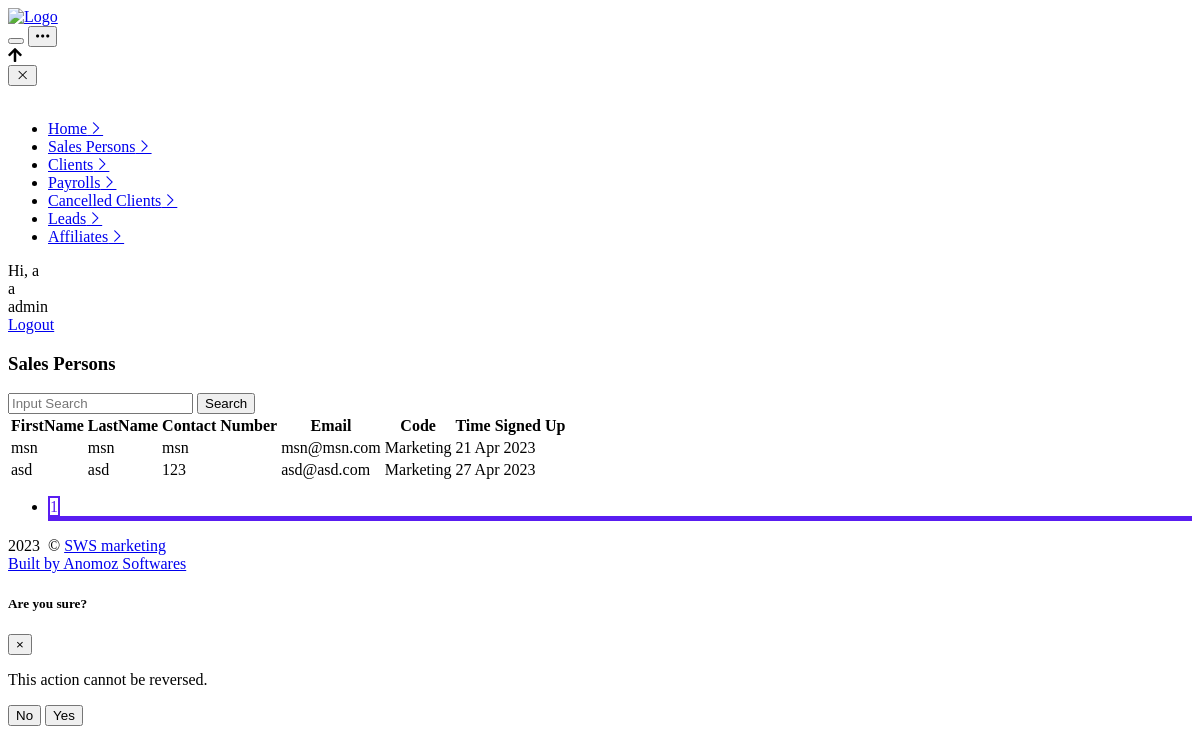
/crm/clients.php (signed in), run on the app's committed database.
### tables this page shows
CREATE TABLE `tushantMarketing_admins` (
  `id` varchar(256) NOT NULL,
  `name` varchar(256) DEFAULT '',
  `email` varchar(256) DEFAULT '',
  `password` varchar(256) DEFAULT '',
  `timeAdded` varchar(256) DEFAULT ''
);

CREATE TABLE `tushantMarketing_clients` (
  `id` varchar(256) NOT NULL,
  `name` varchar(256) DEFAULT '',
  `firstName` varchar(256) DEFAULT '',
  `lastName` varchar(256) DEFAULT '',
  `postalAddress` varchar(256) DEFAULT '',
  `code` varchar(256) DEFAULT '',
  `timeAdded` varchar(256) DEFAULT '',
  `autoIncrement` int(11) NOT NULL,
  `email` varchar(256) DEFAULT '',
  `contactNo` varchar(256) DEFAULT '',
  `paymentStatus` varchar(256) DEFAULT 'Pending',
  `subscriptionId` varchar(256) DEFAULT 'None',
  `timeCancelled` varchar(256) DEFAULT 'None'
);

### crm/global.php (called while the page is built, shortened)
<?php
include_once("database.php");
$g_body_class = "";
if (isset($_SESSION['email']) && isset($_SESSION['password'])){
    $session_password = $_SESSION['password'];
    $session_email =  $_SESSION['email'];
    $query = "SELECT *  FROM tushantMarketing_admins WHERE email='$session_email' AND password='$session_password'";
    $result = $con->query($query);
    if ($result->num_rows > 0){
        while($row = $result->fetch_assoc()){
            $logged=1;
            $session_name = $row['name'];
        }
    }
    else
        $logged=0;
}
else
    $logged=0;
function runQuery($query){
    global $con;
    $result=$con->query($query);
}
function getAll($con,$sql){
    runQuery($sql);
    $result = $con->query($sql);
    $list = array();
    while ($row = mysqli_fetch_assoc($result)){
        $list[] = $row;
    }
    return $list;
}
function getRow($con,$sql){
	runQuery($sql);
	if ($result = $con->query($sql)) {
        $row = mysqli_fetch_assoc($result);
        return $row;
    } else {
        return false;
    }
}
?>

### crm/clients.php (the view, shortened to what this page needs)
<?require("./global.php");
$paymentStatus="Paid";
$page = !empty($_GET['page']) ? (int) $_GET['page'] : 1;
$lastEntryNo=!empty($_GET['lastEntryNo']) ? (int) $_GET['lastEntryNo'] : 0;
$searchEnabled=0;
if(!$searchEnabled)
    $totalPages=getRow($con,"select count(id) as totalPages,max(autoIncrement) as maxAutoInc from tushantMarketing_clients where paymentStatus='$paymentStatus'");
$totalPages=ceil($totalPages['totalPages']/10);
if((!isset($_GET['page'])) || (isset($_GET['lastEntryNo']))){
    $query="select * from tushantMarketing_clients where autoIncrement > $lastEntryNo and paymentStatus='$paymentStatus' order by autoIncrement asc limit 10";
}
$displayLeads=getAll($con,$query);
$lastEntryNo=max(array_column($displayLeads, 'autoIncrement'));
$firstEntryNo=min(array_column($displayLeads, 'autoIncrement'));
?>
<!DOCTYPE html>
<html lang="en">
    <head>
        <?require("./includes/views/head.php") ?>
    </head>
<body class="<? echo $g_body_class ?>">
	<? require("./includes/views/header.php") ?>
	<div class="kt-grid kt-grid--hor kt-grid--root">
		<div class="kt-grid__item kt-grid__item--fluid kt-grid kt-grid--ver kt-page">
			<div class="kt-grid__item kt-grid__item--fluid kt-grid kt-grid--hor kt-wrapper" id="kt_wrapper">
				<? require("./includes/views/topmenu.php") ?>
				<div class="kt-body kt-grid__item kt-grid__item--fluid kt-grid kt-grid--hor kt-grid--stretch" id="kt_body">
					<div class="kt-content  kt-grid__item kt-grid__item--fluid kt-grid kt-grid--hor" id="kt_content">
						<div class="kt-container  kt-grid__item kt-grid__item--fluid w-100">
                            <div class="kt-portlet kt-portlet--mobile">
            						<div class="kt-portlet__head kt-portlet__head--lg">
            							<div class="kt-portlet__head-label">
            								<h3 class="kt-portlet__head-title">
            								    Sales Persons
            								</h3>
            							</div>
            							<form method="get" action="" enctype="multipart/form-data" style="margin-top: 10px;">
            							<div class="kt-portlet__head-toolbar">
            								<div class="kt-portlet__head-wrapper">
            									<div class="kt-portlet__head-actions">
        										    <div class="d-flex align-items-center">
            										    <input type="text" name="search" class="form-control" placeholder="Input Search" value="<?echo $search?>">
            										    <input type="submit" class="btn btn-primary" value="Search">
                									</div>
                								</div>
            								</div>
            							</div>
            							</form>
            						</div>
            						<div class="kt-portlet__body">
            							<form action="" method="post">
            							    <table class="table table-striped- table-bordered table-hover table-checkable " >
                                                <thead>
                                                    <tr>
                                                        <th>FirstName</th>
                                                        <th>LastName</th>
                                                        <th>Contact Number</th>
                                                        <th>Email</th>
                                                        <th>Code</th>
                                                        <th>Time Signed Up</th>
                                                    </tr>
                                                </thead>
                                                <tbody>
                                                <?foreach($displayLeads as $row){?>
                                                        <tr>
                                                            <td><?echo $row['firstName']?></td>
                                                            <td><?echo $row['lastName']?></td>
                                                            <td><?echo $row['contactNo']?></td>
                                                            <td><?echo $row['email']?></td>
                                                            <td><?echo $row['code']?></td>
                                                            <td><?echo date("d M Y",$row['timeAdded'])?></td>
                                                        </tr>
                                                    <?}?>
                                                </tbody>
                                            </table>
    									<div class="row">
    										<nav aria-label="Page navigation example mt-3" style="margin: 1px auto;">
    											<ul class="pagination justify-content-center">
    												<? for ($i = ($page - 1); $i < ($page + 2); $i++) {
    													if ($i > 0 && $i <= $totalPages) {
    													?>
    														<li class="page-item <? if ($page == $i) {echo "selected-page-item";} ?>">
															    <a class="page-link
    															    <?
    															    $doNothing=0;
    															    if ($page == $i) {echo "selected-page-link";}
    															    if($page > $i)
    															        $href="?page=$i&firstEntryNo=$firstEntryNo";
    															    else if($page < $i)
    															        $href="?page=$i&lastEntryNo=$lastEntryNo";
    															    else
    															        $doNothing=1;
    															    ?>"
        															<?if(!$doNothing){?>href="<?echo $href?><?if($searchEnabled){echo "&search=$search";}?>"<?}?>>
															        <? echo $i ?>
    															</a>
															</li>
    												<? }}
    												    ?>
												</ul>
    										</nav>
                                        </div>
                                        </form>
            						</div>
            					</div>
        				</div>
                    </div>
                </div>
			</div>
		</div>
		<? require("./includes/views/footer.php") ?>
	</div>
    <? require("./includes/views/footerjs.php") ?>
</body>
</html>

### crm/includes/views/topmenu.php (shortened to what this page needs)
<?$filenameLink = basename($_SERVER['PHP_SELF']);?>
<div id="kt_header" class="kt-header  kt-header--fixed " data-ktheader-minimize="on">
	<div class="kt-container  kt-container--fluid ">
		<button class="kt-header-menu-wrapper-close" id="kt_header_menu_mobile_close_btn"><i class="la la-close"></i></button>
		<div class="kt-header-menu-wrapper kt-grid__item kt-grid__item--fluid" id="kt_header_menu_wrapper">
		    <div id="kt_header_menu" class="kt-header-menu kt-header-menu-mobile ">
			    <div class="col-3 mx-auto my-auto" >
					<div class="" style="width: 200px;">
					</div>
				</div>
				<ul class="kt-menu__nav">
				    <?if($logged==1){?>
					    <li class="kt-menu__item <?if($filenameLink=='home.php'){echo 'kt-menu__item--here';}?>" data-ktmenu-submenu-toggle="click" aria-haspopup="true">
                            <a href="home.php" class="kt-menu__link"><span class="kt-menu__link-text">Home</span><i class="kt-menu__ver-arrow la la-angle-right"></i></a>
                        </li>
                        <li class="kt-menu__item <?if($filenameLink=='salesPersons.php'){echo 'kt-menu__item--here';}?>" data-ktmenu-submenu-toggle="click" aria-haspopup="true">
                            <a href="salesPersons.php" class="kt-menu__link"><span class="kt-menu__link-text" style="white-space: pre;">Sales Persons</span><i class="kt-menu__ver-arrow la la-angle-right"></i></a>
                        </li>
                        <li class="kt-menu__item <?if($filenameLink=='clients.php'){echo 'kt-menu__item--here';}?>" data-ktmenu-submenu-toggle="click" aria-haspopup="true">
                            <a href="clients.php" class="kt-menu__link"><span class="kt-menu__link-text">Clients</span><i class="kt-menu__ver-arrow la la-angle-right"></i></a>
                        </li>
                        <li class="kt-menu__item <?if($filenameLink=='payrolls.php'){echo 'kt-menu__item--here';}?>" data-ktmenu-submenu-toggle="click" aria-haspopup="true">
                            <a href="payrolls.php" class="kt-menu__link"><span class="kt-menu__link-text">Payrolls</span><i class="kt-menu__ver-arrow la la-angle-right"></i></a>
                        </li>
                        <li class="kt-menu__item <?if($filenameLink=='cancelledClients.php'){echo 'kt-menu__item--here';}?>" data-ktmenu-submenu-toggle="click" aria-haspopup="true">
                            <a href="cancelledClients.php" class="kt-menu__link"><span class="kt-menu__link-text" style="white-space: pre;">Cancelled Clients</span><i class="kt-menu__ver-arrow la la-angle-right"></i></a>
                        </li>
                        <li class="kt-menu__item <?if($filenameLink=='leads.php'){echo 'kt-menu__item--here';}?>" data-ktmenu-submenu-toggle="click" aria-haspopup="true">
                            <a href="leads.php" class="kt-menu__link"><span class="kt-menu__link-text">Leads</span><i class="kt-menu__ver-arrow la la-angle-right"></i></a>
                        </li>
                        <li class="kt-menu__item <?if($filenameLink=='affiliates.php'){echo 'kt-menu__item--here';}?>" data-ktmenu-submenu-toggle="click" aria-haspopup="true">
                            <a href="affiliates.php" class="kt-menu__link"><span class="kt-menu__link-text">Affiliates</span><i class="kt-menu__ver-arrow la la-angle-right"></i></a>
                        </li>
                    <?}else{?>
                        <li class="kt-menu__item <?if($filenameLink=='login.php'){echo 'kt-menu__item--here';}?>" data-ktmenu-submenu-toggle="click" aria-haspopup="true">
                            <a href="login.php" class="kt-menu__link"><span class="kt-menu__link-text">Login</span><i class="kt-menu__ver-arrow la la-angle-right"></i></a>
                        </li>
                    <?}?>
                </ul>
            </div>
		</div>
		<?if($logged==1){?>
		<div class="kt-header__topbar kt-grid__item">
            <div class="kt-header__topbar-item kt-header__topbar-item--user">
				<div class="kt-header__topbar-wrapper" data-toggle="dropdown" data-offset="10px,0px">
					<span class="kt-header__topbar-welcome kt-visible-desktop">Hi,</span>
					<span class="kt-badge kt-badge--username kt-badge--unified-success kt-badge--lg kt-badge--rounded kt-badge--bold"><?echo substr($session_name, 0, 1);?></span>
				</div>
				<div class="dropdown-menu dropdown-menu-fit dropdown-menu-right dropdown-menu-anim dropdown-menu-xl">
				<div class="kt-user-card kt-user-card--skin-light kt-notification-item-padding-x">
						<div class="kt-user-card__avatar">
						    <span class="kt-badge kt-badge--username kt-badge--unified-success kt-badge--lg kt-badge--rounded kt-badge--bold"><?echo substr($session_name, 0, 1);?></span>
						</div>
						<div class="kt-user-card__name">
							<?echo $session_name?>
						</div>
						<div class="kt-user-card__badge">
							<a href="?logout=1" class="btn btn-label-primary btn-sm btn-bold btn-font-md">Logout</a>
						</div>
					</div>
                </div>
			</div>
		</div>
		<?}?>
	</div>
</div>

### crm/clients.php (style rules this page uses)
.selected-page-item { border-bottom-color: #591df1; border-bottom-width: 5px; border-bottom-style: solid; }
.selected-page-link { border: 1px solid #591df1; background: white; color: #591df1; margin-bottom: 25px; border-width: 2px; }

### data on the page
tushantmarketing_admins: name "a", name "admin"
tushantmarketing_clients: firstName "msn", lastName "msn", contactNo "msn", email "msn@msn.com", code "Marketing", timeAdded "21 Apr 2023"
tushantmarketing_clients: firstName "asd", lastName "asd", contactNo "123", email "asd@asd.com", code "Marketing", timeAdded "27 Apr 2023"

### other printed values
$g_projectTitle "SWS marketing"
